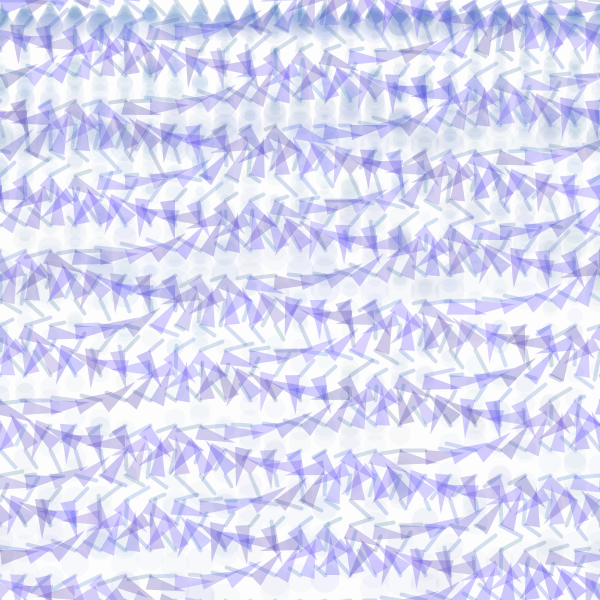
Frame 1 (no input)
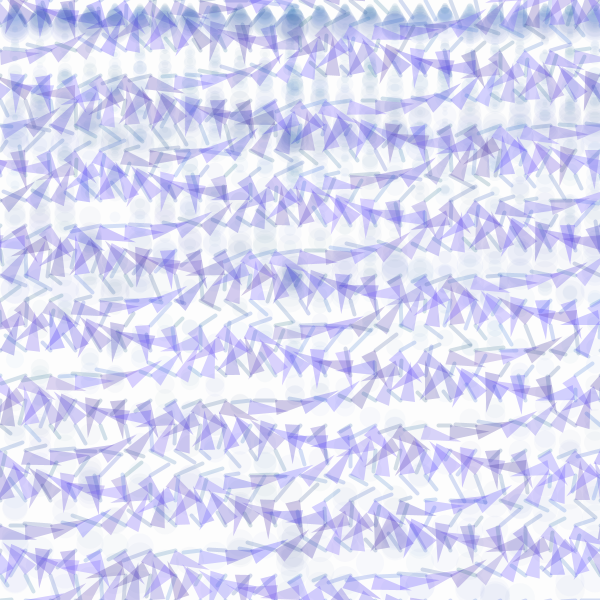
Frame 60 (the mouse pressed at the canvas centre just before this capture)
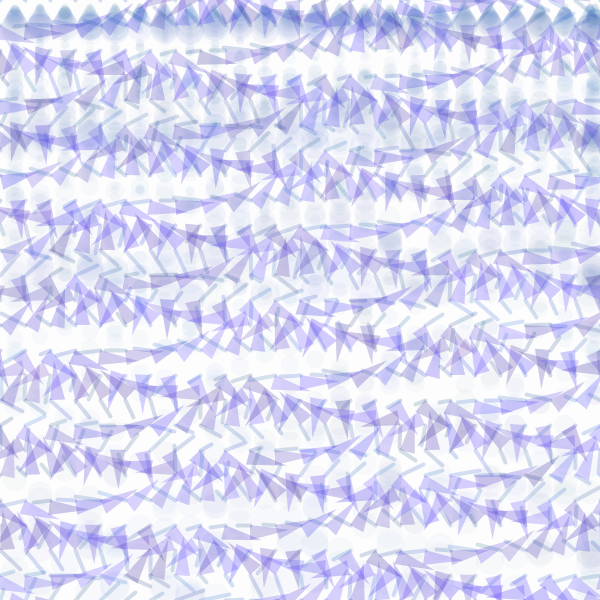
Frame 120 (the mouse held since frame 60 and released just before this capture)

The Processing sketch that drew these frames (run headless with seeded random() and noise(); from frame 60 on, the mouse is pressed at the canvas centre):

// Processing sketch: s10c01CatalinaJuez
// ── s10c01CatalinaJuez.pde
//Expresión Digital - Diseño Digital - UDD - 2016
//Catalina Juez
//s10c01CatalinaJuez

/*
En este código se puede apreciar triángulos que giran en un sentido,mientras que una linea gira de manera mas lenta y a sentido contrario 
(desde el mismo punto de origen del triángulo). Y sobre esto se puede notar unas líneas de círculos  las cuales se encuentran mas separadas 
entre ellas y los mismos círculos, a medida que se empieza a acercar al final de la composición. Además de que estas líneas se encuentran 
en constante movimiento hacia el lado derecho y vuelven a aparecer nuevamente por el lado izquierdo.*/

// LLamamos a nuestros class
Cata[] e = new Cata [625];
Cata2[] d = new Cata2 [625];

// Acá creamos las funciones y llamamos a nuestros class (llamados anteriormente al principio del código), para que actúen en dichos for.
void setup() {
  size(600, 600);
  for (int i = 0; i < 25; i++) {
    for (int j = 0; j < 25; j++) {
      int total = j + i * 25;
      float ix = i * 25; //separacón entre los elementos, separación de 25px entre cada uno
      float jy = j * 25; //separacón entre los elementos, separación de 25px entre cada uno
      e[total] = new Cata(ix, jy, total);
    }

    for (int z = 0; z < 25; z++) {
      for (int w = 0; w < 25; w++) {
        int total = w + z * 25;
        float zx = z * 5; //separacón entre los elementos, separación de 5px entre cada uno
        d[total] = new Cata2(zx);
      }
    }
  }
}


//Dentro del void draw llamamos a todos las funciones creadas dentro de cada class, para que así se dibujen en nuestro código.
void draw() {
  background(253);
  for (int i = 0; i < e.length; i++) {

    e[i].dibujarLinea();
    e[i].dibujarTriangulo();
    e[i].mover();

    d[i].dibujarCirculo();
    d[i].mover();
    d[i].borde();
  }
}
// ── Objeto.pde
class Cata {

  // Creamos nuestros float y int que usaremos en nuestro código

  float  x, y, tx, ty, velx, vely, angulo, radius;
  float r = random(10, 30);
  float g = random(50, 100);
  float b = random(100, 200);
  color color1; 
  color color2; 
  color color3;
  color color4;

// Mencionamos nuestros float o int que usaremos en este class, que se comunica con nuestro total que se encuentra en la página principal luego del for (e[total] = new Cata (x, y, z) ).
  Cata (float x, float y,  int angulo) {
    this.x = x;        
    this.y = y;
    this.angulo = angulo;

    color1= color(r + g, g, b + g, 70); 
    color3= color(r, g, b + r, 45);
    color4= color(r, g, b + r, 45);
  }

// Creamos un void específicos para nuestra línea.
  void dibujarLinea() {
    pushMatrix();
    translate(x, y);
    rotate(-angulo);
    strokeWeight(4);
    stroke(color3);
    line(0, 0, r, 0);
    popMatrix();
  }

// Creamos un void específicos para nuestro triángulo.
  void dibujarTriangulo() {

    fill(color1);
    noStroke();
    pushMatrix();
    translate(x, y);
    rotate(angulo * 2);
    triangle(radius, 0, 40, 0, 2, 15);
    popMatrix();
  }

// Definimos nuestro valor para los elementos que usaremos para dar velocidad a nuestros objetos.
  void mover() {
    angulo += 0.02;
    ty++;
  }
}
// ── Objeto2.pde
class Cata2 {

  // Creamos nuestros float y int que usaremos en nuestro código
  float y, x;
  float r = random(5, 30);
  float g = random(50, 100);
  float b = random(100, 200);
  color color4;

  // Mencionamos nuestros float o int que usaremos en este class, además de  definir el color a usar.
  Cata2 (float x) {
    this.x = x;
    color4= color(r, g, b + r, 7);
  }

  // Creamos un void específicos para nuestros círculos.
  void dibujarCirculo() {
    pushMatrix();
    noStroke();
    fill(color4);
    ellipse(x * 5, y + r, r, r);
    ellipse(x * 5, y + r * 5, r, r);
    ellipse(x * 5, y + r * 10, r, r);
    ellipse(x * 5, y + r * 20, r, r);
    popMatrix();
  }

  // Definimos nuestro valor de x, que será el responsable de darle velocidad a nuestros objetos.
  void mover() {
    x++;
  }

  // Acá hacemos posible que nuestra línea de círculos se repita como un bucle, (cuando x * 5 sea mayor al ancho, entonces x  vuelve a ser 0 ). 
  void borde() {
    if (x * 5 > width) {
      x = 0;
    }
  }
}
